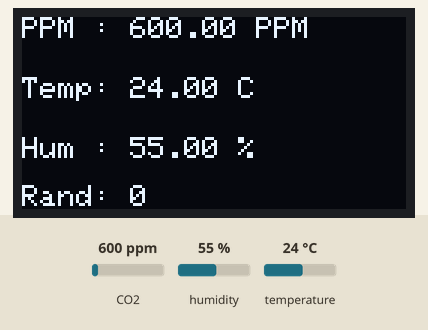
Recording of a sketch running on a simulated ESP8266 (NodeMCU). On the bench: 128×64 one-colour display. The test bench sets the inputs (shaded band); at power-on: CO2 600 ppm, humidity 55 %, temperature 24 °C. WiFi joins after 1.5 s; servers stay silent unless stated; uploads are accepted with an empty reply; what the sketch prints to the serial monitor is not drawn.

Above: at 10.6 s.
10.7 s: CO2 set to 452 ppm
At 23.5 s:
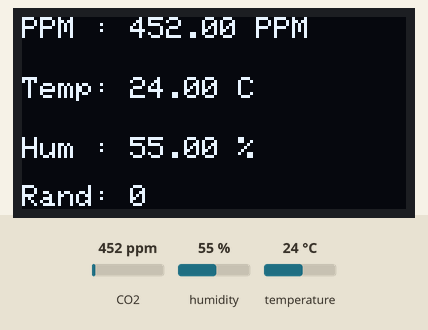
24.7 s: humidity set to 22 %
At 36.4 s:
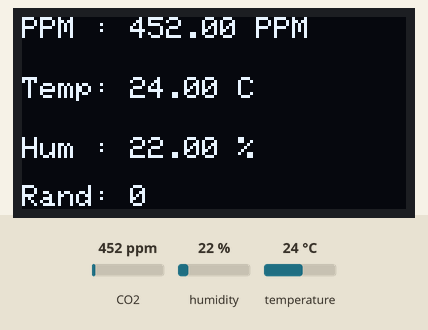
38.0 s: temperature set to 12 °C
At 49.3 s:
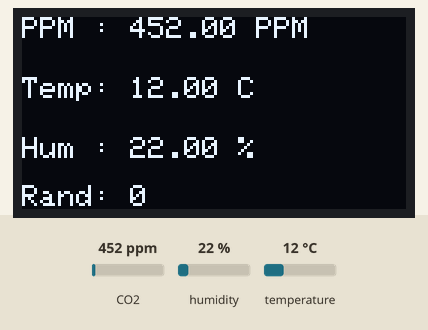
50.9 s: CO2 set to 1050 ppm
At 61.8 s:
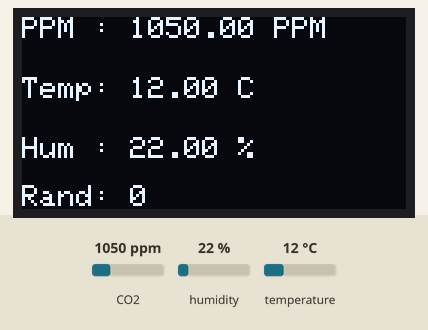
63.8 s: humidity set to 40 %
At 75.0 s:
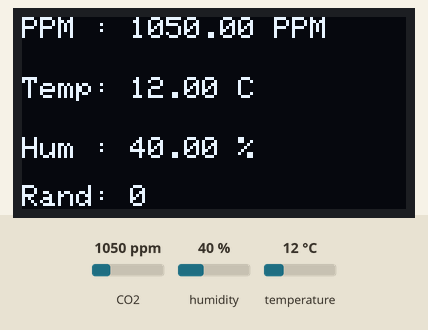
Timing chart, 0 to 76.5 s (numbered marks = the images above; inputs shaded):
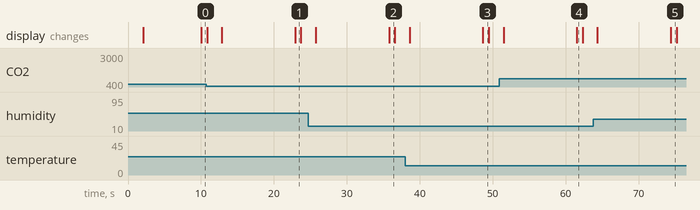

Measured:
- after the input at 10.7 s, the display: first differs from a run without the input after 12.2 s (image 1)
- after the input at 24.7 s, the display: first differs from a run without the input after 11.1 s (image 2)
- after the input at 38.0 s, the display: first differs from a run without the input after 10.7 s (image 3)
- after the input at 50.9 s, the display: first differs from a run without the input after 10.6 s (image 4)
- after the input at 63.8 s, the display: first differs from a run without the input after 10.6 s (image 5)
- what the display in image 1 shows lasts 0.8 s, from 22.9 s to 23.7 s

The sketch:

kodingnaesp.ino
```cpp
#include <ESP8266WiFi.h>
#include <MQ135.h>
#include <DHT.h>
#include <Wire.h>
#include <Adafruit_GFX.h>
#include <Adafruit_SSD1306.h>

// **Konfigurasi OLED**
#define OLED_WIDTH 128
#define OLED_HEIGHT 64
#define OLED_ADDR 0x3C

// **Pin Sensor**
#define PIN_MQ135 A0
#define DHTPIN D4
#define DHTTYPE DHT11

// **Konfigurasi WiFi**
const char* ssid = "Wifigratis";
const char* password = "12345678";
const char* server = "192.168.226.179"; // IP server lokal
const int serverPort = 3000;

WiFiClient client;
MQ135 mq135_sensor(PIN_MQ135);
DHT dht(DHTPIN, DHTTYPE);
Adafruit_SSD1306 display(OLED_WIDTH, OLED_HEIGHT);

float temp, humi, ppm;
int randomValue = 0;
unsigned long lastUpdate = 0;
const long updateInterval = 10000; // Update setiap 10 detik

void setup() {
  Serial.begin(115200);

  // **Inisialisasi OLED**
  if (!display.begin(SSD1306_SWITCHCAPVCC, OLED_ADDR)) {
    Serial.println("OLED gagal diinisialisasi!");
    while (true);
  }

  display.clearDisplay();
  display.setTextSize(1);
  display.setTextColor(WHITE);
  display.setCursor(0, 0);
  display.println("Menghubungkan WiFi...");
  display.display();

  // **Koneksi WiFi**
  WiFi.begin(ssid, password);
  while (WiFi.status() != WL_CONNECTED) {
    delay(1000);
    Serial.println("Menghubungkan ke WiFi...");
  }

  // **Tampilkan IP Address di OLED**
  display.clearDisplay();
  display.setCursor(0, 0);
  display.println("WiFi Terhubung!");
  display.print("IP: ");
  display.println(WiFi.localIP());
  display.display();
  delay(2000);

  dht.begin();
}

void loop() {
  if (millis() - lastUpdate >= updateInterval) {
    bacaSensor();
    updateDisplay();
    kirimData();
    lastUpdate = millis();
  }
}

// **Fungsi membaca sensor**
void bacaSensor() {
  humi = dht.readHumidity();
  temp = dht.readTemperature();
  ppm = mq135_sensor.getPPM();

  // **Cek validitas data sensor**
  if (isnan(humi) || isnan(temp)) {
    Serial.println("Gagal membaca DHT!");
    display.clearDisplay();
    display.setCursor(0, 0);
    display.println("Gagal baca DHT!");
    display.display();
    return;
  }

  Serial.print("PPM: "); Serial.print(ppm);
  Serial.print(" | Temp: "); Serial.print(temp);
  Serial.print(" | Hum: "); Serial.println(humi);
}

// **Fungsi memperbarui OLED**
void updateDisplay() {
  display.clearDisplay();
  display.setTextSize(1);
  display.setTextColor(WHITE);

  display.setCursor(0, 0);
  display.print("PPM : ");
  display.print(ppm);
  display.println(" PPM");

  display.setCursor(0, 20);
  display.print("Temp: ");
  display.print(temp);
  display.println(" C");

  display.setCursor(0, 40);
  display.print("Hum : ");
  display.print(humi);
  display.println(" %");

  display.setCursor(0, 56);
  display.print("Rand: ");
  display.print(randomValue);  // Menampilkan nilai random dari server

  display.display();
}

// **Fungsi mengirim data ke server**
void kirimData() {
  if (WiFi.status() != WL_CONNECTED) {
    Serial.println("WiFi terputus! Mencoba koneksi ulang...");
    WiFi.reconnect();
    return;
  }

  Serial.println("Mengirim data ke server...");
  if (client.connect(server, serverPort)) {
    String postData = "ppm=" + String(ppm) + "&temp=" + String(temp) + "&humi=" + String(humi);

    client.println("POST /iot/sensorkualitasudara/api/receive/ HTTP/1.1");
    client.println("Host: " + String(server));
    client.println("Content-Type: application/x-www-form-urlencoded");
    client.print("Content-Length: ");
    client.println(postData.length());
    client.println();
    client.println(postData);

    // Tunggu respons dari server
    delay(500);
    String response = "";
    while (client.available()) {
      char c = client.read();
      response += c;
    }
    Serial.println("Response dari server: " + response);

    // **Tampilkan "Data Terkirim!" di OLED**
    display.clearDisplay();
    display.setTextSize(1);
    display.setTextColor(WHITE);
    display.setCursor(0, 56);
    display.println("Data Terkirim!");
    display.display();

    // Tunggu 2 detik sebelum mengganti dengan nilai random
    delay(2000);

    // **Panggil fungsi untuk mengekstrak nilai random**
    terimaNilaiRandom(response);

    // **Tampilkan nilai random setelah 2 detik**
    updateDisplay();

  } else {
    Serial.println("Gagal terhubung ke server!");
    display.setCursor(0, 56);
    display.println("Gagal Koneksi!");
    display.display();
  }

  client.stop();
}

// **Fungsi untuk mengekstrak nilai random dari respons JSON**
void terimaNilaiRandom(String response) {
  int pos = response.indexOf("\"nilai_random\":");
  if (pos != -1) {
    int start = pos + 15;
    int end = response.indexOf("}", start);
    if (end == -1) end = response.length();
    String randomStr = response.substring(start, end);
    randomValue = randomStr.toInt();  // Konversi ke integer
  } else {
    Serial.println("Nilai random tidak ditemukan dalam respons!");
  }

  Serial.print("Nilai Random dari server: ");
  Serial.println(randomValue);
}
```
